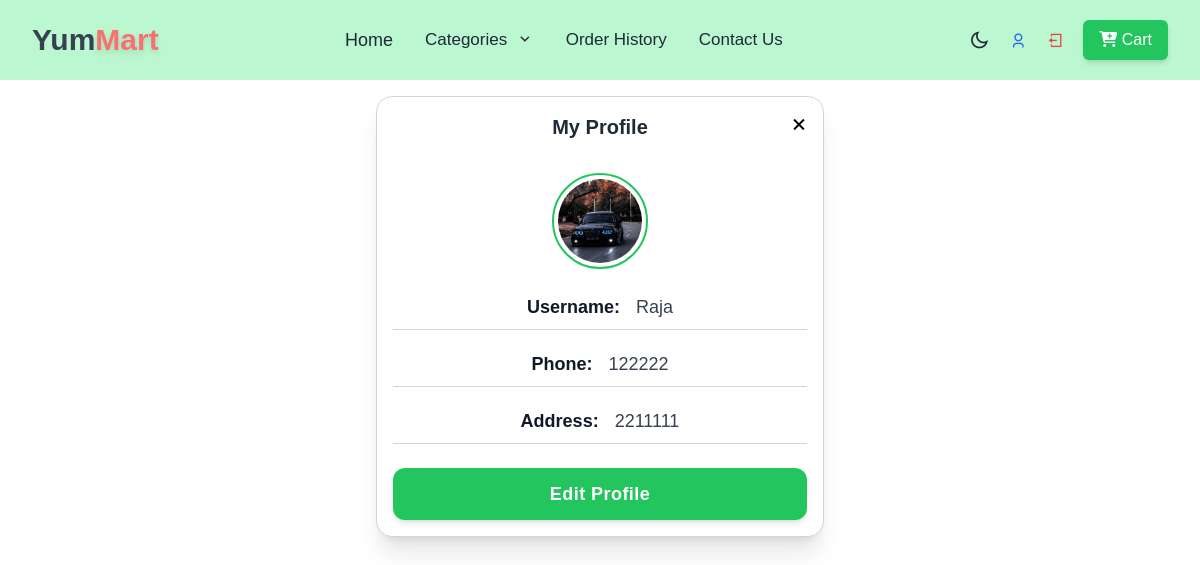
/profile/ (signed in), run on the app's committed database.
### store/models.py (models this page shows, shortened)
class UserProfile(models.Model):
    user = models.OneToOneField(User, on_delete=models.CASCADE)
    phone = models.CharField(max_length=15, blank=True, null=True)
    address = models.TextField(blank=True, null=True)
    image = models.ImageField(upload_to=user_profile_path, default='profile_pics/default.png', blank=True)

### store/views.py (the view)
# urls.py: path('profile/', view_profile, name='view_profile'),
@login_required
def view_profile(request):
    user_profile, _ = UserProfile.objects.get_or_create(user=request.user)
    if request.method == 'POST':
        form = UserProfileForm(
            request.POST, request.FILES, instance=user_profile)
        if form.is_valid():
            form.save()
            return redirect('view_profile')
    else:
        form = UserProfileForm(instance=user_profile)
    return render(request, 'store/view_profile.html', {'form': form, 'user_profile': user_profile})

### store/templates/store/view_profile.html (shortened to what this page needs)
{% extends "store/base.html" %}
{% load static %}
{% block content %}
<div class="flex justify-center px-4">
    <div class="max-w-md w-full bg-white dark:bg-gray-900 p-4 rounded-2xl shadow-xl relative transition-all duration-300 hover:shadow-2xl dark:border dark:border-white border border-gray-300">
        <a href="{% url 'home' %}" class="absolute right-3 top-3 text-black  transition duration-200 dark:text-white ">
            <i class='bx bx-x text-2xl'></i>
        </a>
        <h2 class="text-xl font-extrabold text-center text-gray-800 mb-8 dark:text-white">My Profile</h2>
        <div class="flex justify-center mb-6">
            <img src="{% if user_profile.image %}{{ user_profile.image.url }}{% else %}{% static 'profile_pics/default.png' %}{% endif %}"
                class="w-24 h-24 rounded-full border-2 border-green-500 p-1 shadow-sm object-cover"
                alt="Profile Picture">
        </div>
        <div class="text-gray-700 dark:text-gray-300 text-base sm:text-lg space-y-5">
            <div class="flex justify-center gap-4 border-b pb-2 border-gray-300 dark:border-gray-700">
                <span class="font-semibold text-gray-900 dark:text-white">Username:</span>
                <span>{{ user_profile.user.username }}</span>
            </div>
            <div class="flex justify-center gap-4 border-b pb-2 border-gray-300 dark:border-gray-700">
                <span class="font-semibold text-gray-900 dark:text-white">Phone:</span>
                <span>{{ user_profile.phone|default:"Not Provided" }}</span>
            </div>
            <div class="flex justify-center gap-4 border-b pb-2 border-gray-300 dark:border-gray-700">
                <span class="font-semibold text-gray-900 dark:text-white">Address:</span>
                <span class="text-right">{{ user_profile.address|default:"Not Provided" }}</span>
            </div>
        </div>
        <a href="{% url 'edit_profile' %}"
           class="mt-6 block w-full text-center bg-green-500 text-white py-3 rounded-xl text-lg font-semibold tracking-wide shadow-md hover:bg-green-600 focus:outline-none focus:ring-4 focus:ring-blue-300 dark:bg-green-600 dark:hover:bg-green-700 dark:focus:ring-green-800">
            Edit Profile
        </a>
    </div>
</div>
{% endblock %}

### data on the page
UserProfile: image (picture), user.username "Raja", phone "122222", address "2211111"
